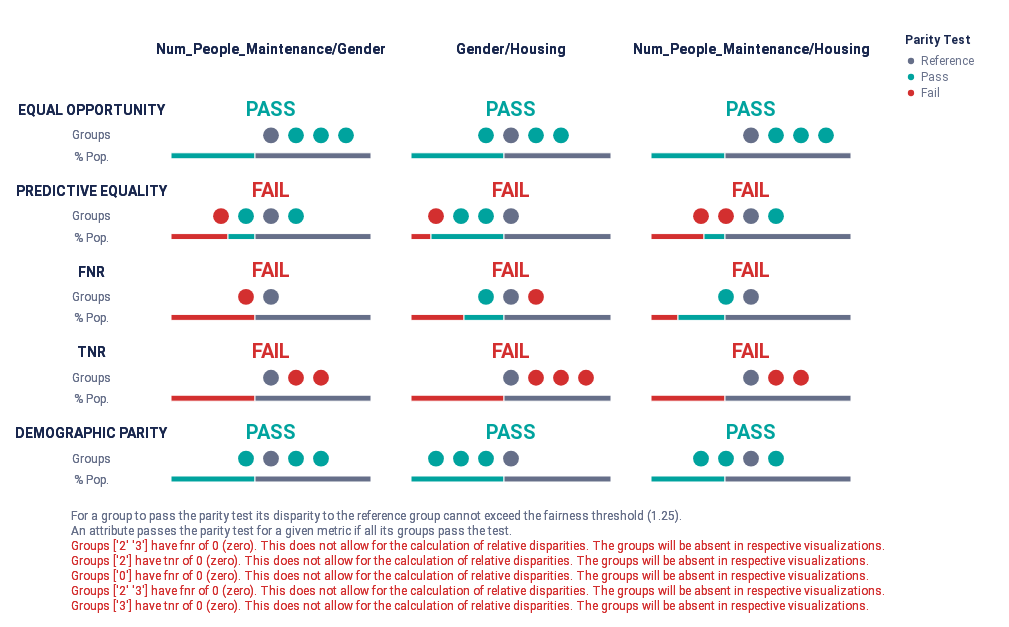
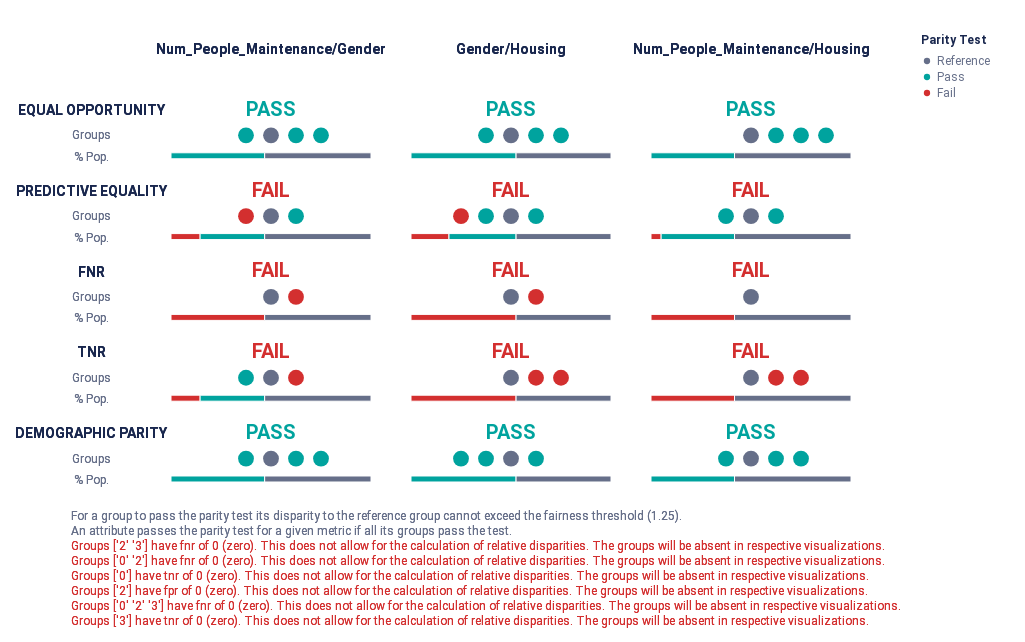

Notebook code cell kept with these figures, in order:
### Code cell
''' 
2: Prevalance Sampling: Generates a training sample with controllable balanced prevalence for the groups in dataset, either by undersampling or oversampling.
'''
#transform data
data_to_transform = df_num_int.copy()
data_transformed_ps1 = pre_process_prev_sampling(data_to_transform, "num_people_maintenance/gender",target)
data_transformed_ps1["num_people_maintenance/gender"] = data_transformed_ps1["num_people_maintenance/gender"].astype(int)
data_transformed_ps2 = pre_process_prev_sampling(data_transformed_ps1, "gender/housing",target)
data_transformed_ps2["gender/housing"] = data_transformed_ps2["gender/housing"].astype(int)
data_transformed_ps3= pre_process_prev_sampling(data_transformed_ps2, "num_people_maintenance/housing",target)
data_transformed_ps3["num_people_maintenance/housing"] = data_transformed_ps3["num_people_maintenance/housing"].astype(int)

#train the new dataset
x_test_ps, y_test_ps, y_predicted_dict_ps, metrics_ps_dict = split_and_train(data_transformed_ps3,protected_attributes_int)
df_test_transformed_ps =calc_fairness_report(x_test_ps, y_test_ps, y_predicted_dict_ps["RandomForest"],target,protected_attributes_int)

#compare disparities
plot_audit(df_test_int, protected_attributes_int)
plot_audit(df_test_transformed_ps, protected_attributes_int)
